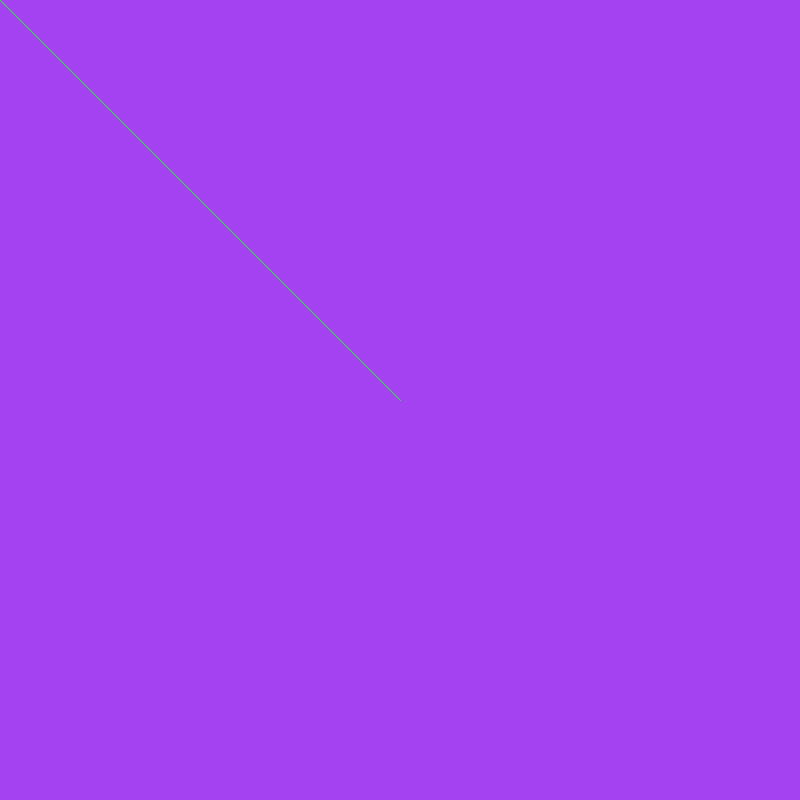
Frame 1 (no input)
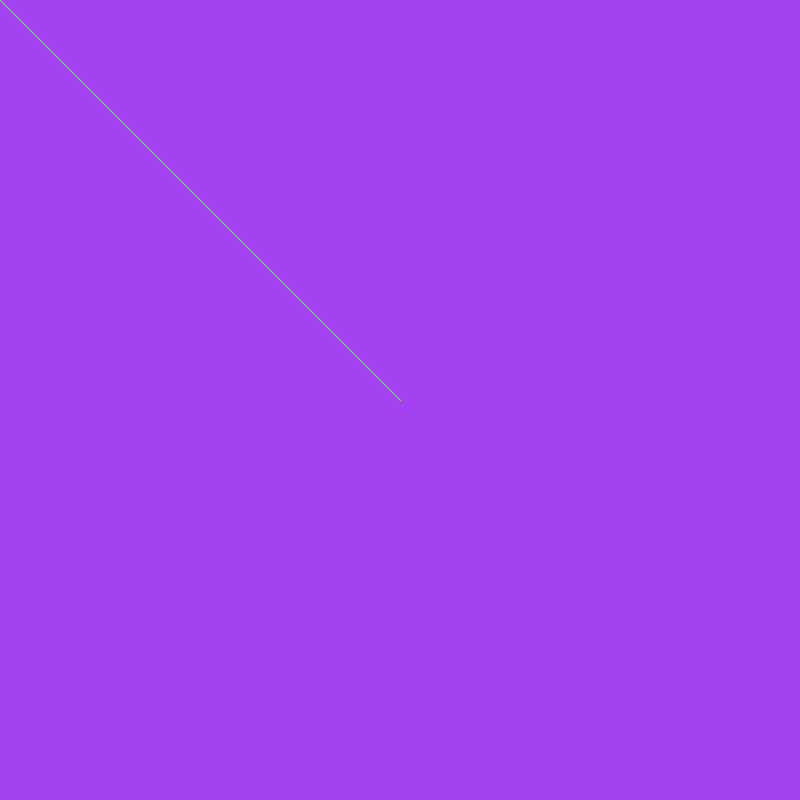
Frame 60 (the mouse pressed at the canvas centre just before this capture)
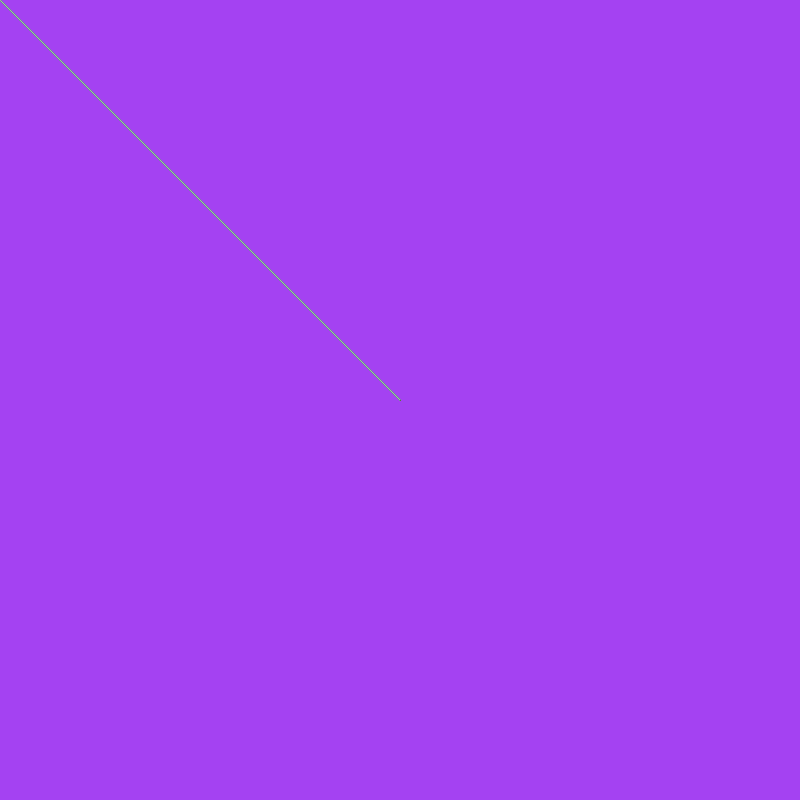
Frame 120 (the mouse held since frame 60 and released just before this capture)

The Processing sketch that drew these frames (run headless with seeded random() and noise(); from frame 60 on, the mouse is pressed at the canvas centre):

// Processing sketch: processing_51889
// ── processing_51889.pde

//Homework 3

//Set Up
void setup(){
  size(800,800);
  smooth();
  background(random(255),random(255),random(255));
}

//Brush Action
void draw(){
  for(int x= 0; x < width; x+=10){
    for(int y = 0; y < height; y+=10){
      strokeWeight(1);
      if(mouseX > x && mouseX < x+10 && mouseY > y && mouseY < y+10){
        fill(255,10);
  rect(400,400,0,0);
  float speedX = abs(mouseX-pmouseX);
  for(int i = 0;i < speedX; i++){
    strokeWeight(10);
    rect(mouseX,mouseY,i*3,i*3);
    fill(random(255),random(255),random(255));
  }
      } 
      }
    }
    for(int i = 400; i<401; i++){
    stroke(random(255),random(255),random(255));
    line(mouseX,mouseY,i,i);
  }
  }
  
//Image Reset
void mouseReleased(){
     background(mouseX,mouseY);
}
     void mousePressed(){
       background(mouseX,mouseY);
}
